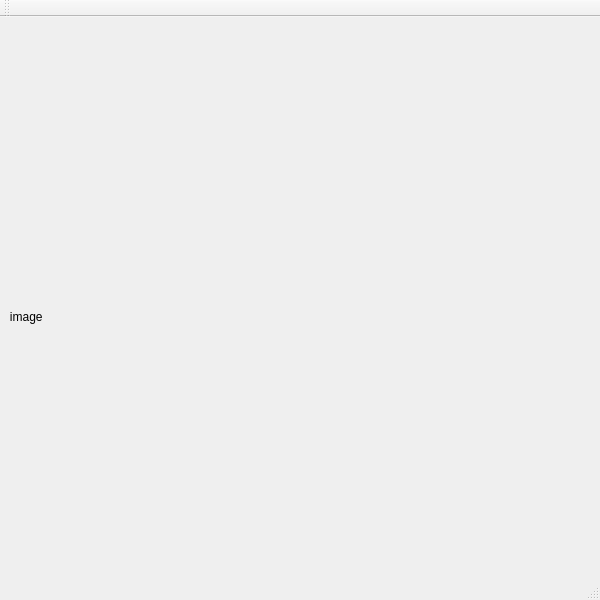
<?xml version="1.0" encoding="UTF-8"?>
<ui version="4.0">
 <class>MainWindow</class>
 <widget class="QMainWindow" name="MainWindow">
  <property name="geometry">
   <rect>
    <x>0</x>
    <y>0</y>
    <width>600</width>
    <height>600</height>
   </rect>
  </property>
  <property name="windowTitle">
   <string>MainWindow</string>
  </property>
  <widget class="QWidget" name="centralWidget">
   <widget class="QLabel" name="label">
    <property name="geometry">
     <rect>
      <x>0</x>
      <y>0</y>
      <width>600</width>
      <height>600</height>
     </rect>
    </property>
    <property name="text">
     <string>   image</string>
    </property>
   </widget>
  </widget>
  <widget class="QMenuBar" name="menuBar">
   <property name="geometry">
    <rect>
     <x>0</x>
     <y>0</y>
     <width>600</width>
     <height>21</height>
    </rect>
   </property>
  </widget>
  <widget class="QToolBar" name="mainToolBar">
   <attribute name="toolBarArea">
    <enum>TopToolBarArea</enum>
   </attribute>
   <attribute name="toolBarBreak">
    <bool>false</bool>
   </attribute>
  </widget>
  <widget class="QStatusBar" name="statusBar"/>
 </widget>
 <layoutdefault spacing="6" margin="11"/>
 <resources/>
 <connections/>
</ui>
